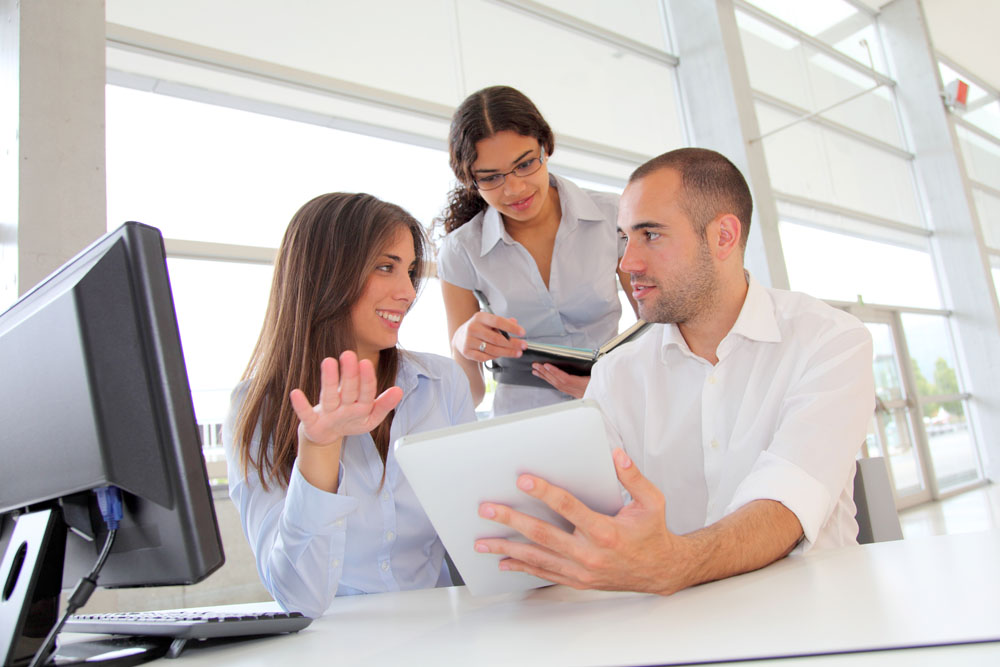
%> input picture lulu.jpg, 1000 x 667 px
$ octave collection.m   (GNU Octave 9; MATLAB toolbox functions it lacks are replaced by stand-ins)
%> lines starting %> are read from the running program, lines starting %| are printed output that depends on the picture

clc
clear
tic
RGB= imread ('C:\学习\我的程序\最近研究\lulu.jpg');%读入像
%> RGB is the input picture: size 667x1000x3 uint8; mean R, G, B 196.4, 188.3, 186.3
img=rgb2gray(RGB);

[m,n]=size(img);
%> m = 667; n = 1000
subplot(2,2,1),imshow(img);title(' 图一 原图像')
subplot(2,2,2),imhist(img);title(' 图二 原图像的灰度直方图')
 hold off;
 img=double(img);
%> img: size 667x1000 double
for i=1:200
    c1(1)=25;
    c2(1)=150;
    c3(1)=225;%选择三个初始聚类中心
    r=abs(img-c1(i));
    g=abs(img-c2(i));
    b=abs(img-c3(i));%计算各像素灰度与聚类中心的距离
    r_g=r-g;
    g_b=g-b;
    r_b=r-b;
    n_r=find(r_g<=0&r_b<=0);%寻找最小的聚类中心
    n_g=find(r_g>0&g_b<=0);%寻找中间的一个聚类中心
    n_b=find(g_b>0&r_b>0);%寻找最大的聚类中心
    i=i+1;
    c1(i)=sum(img(n_r))/length(n_r);%将所有低灰度求和取平均，作为下一个低灰度中心
    c2(i)=sum(img(n_g))/length(n_g);%将所有低灰度求和取平均，作为下一个中间灰度中心
    c3(i)=sum(img(n_b))/length(n_b);%将所有低灰度求和取平均，作为下一个高灰度中心
    d1(i)=abs(c1(i)-c1(i-1));
    d2(i)=abs(c2(i)-c2(i-1));
    d3(i)=abs(c3(i)-c3(i-1));
    if d1(i)<=0.001&&d2(i)<=0.001&&d3(i)<=0.001
        R=c1(i);
        G=c2(i);
        B=c3(i);
        k=i;
        break;
    end
end
%> this loop made 8 passes
%> (R, G, B) on pass 8: (71.02, 172.8, 230.6)
%> pass 1, `r=abs(img-c1(i));`:
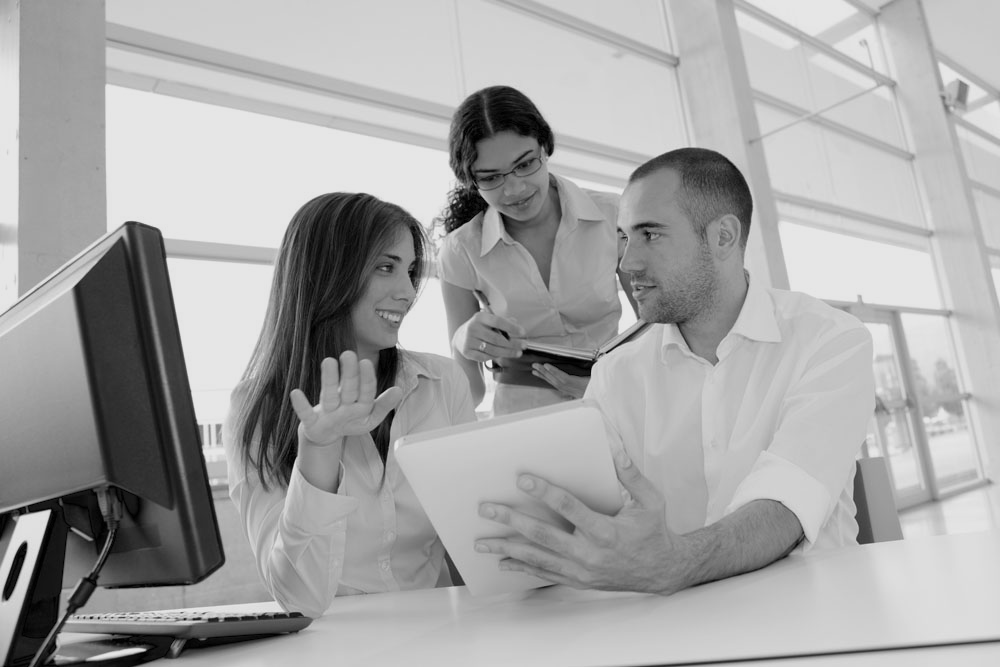
%> r: size 667x1000 double; min 0, max 230, mean 165.8
%> pass 1, `g=abs(img-c2(i));`:
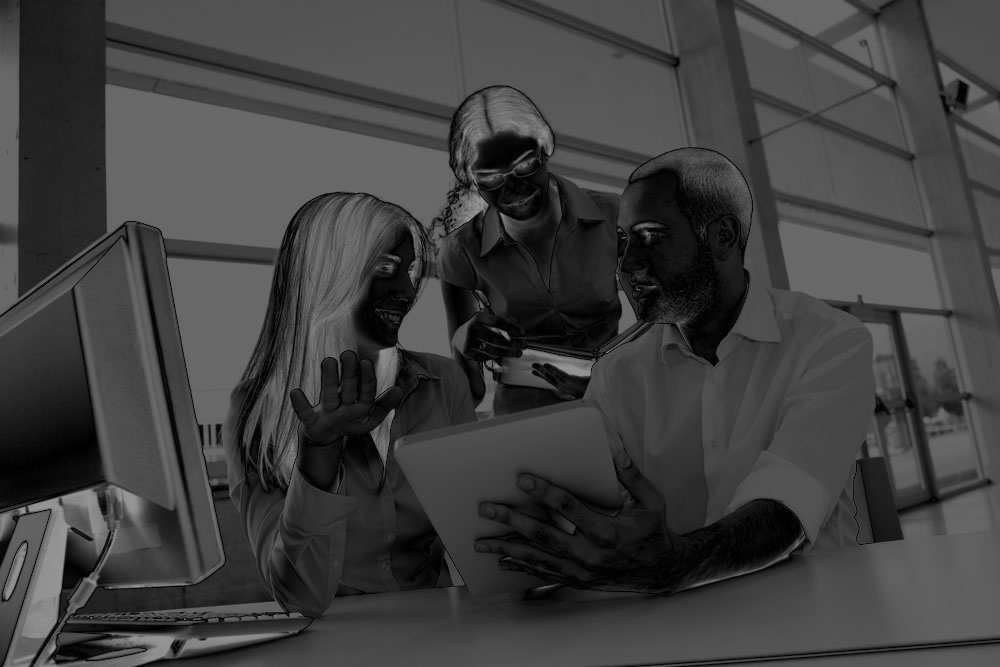
%> g: size 667x1000 double; min 0, max 150, mean 63.7
%> pass 1, `b=abs(img-c3(i));`:
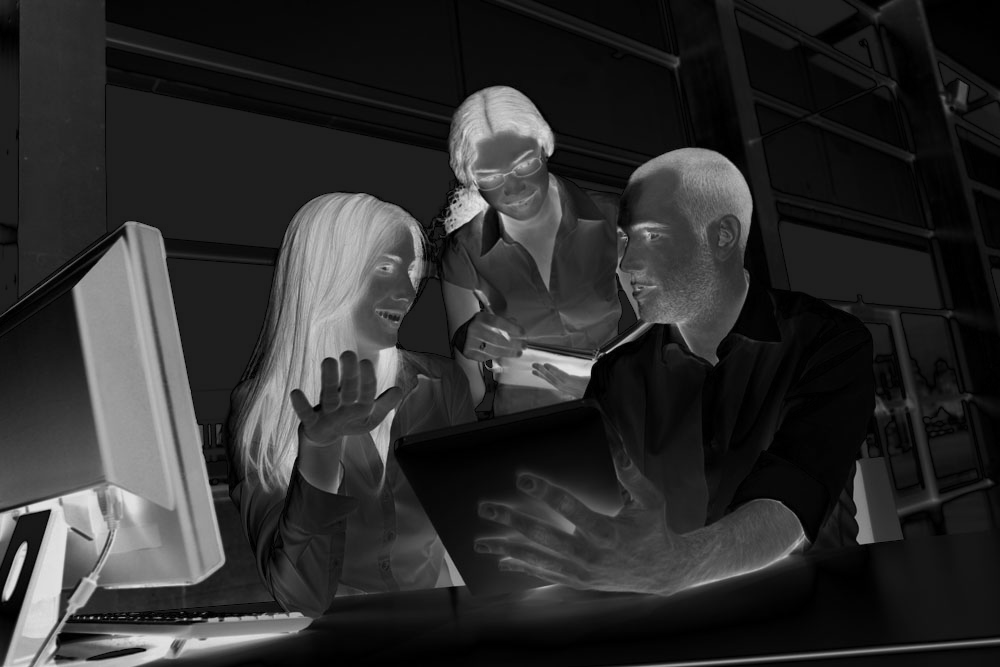
%> b: size 667x1000 double; min 0, max 225, mean 45.2
%> pass 1, `r_g=r-g;`:
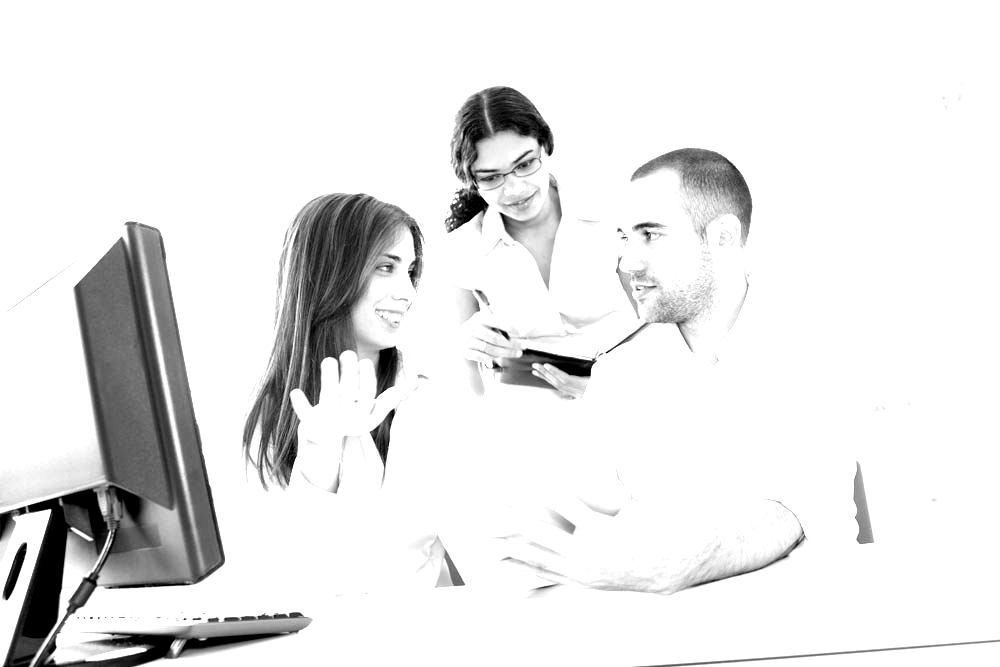
%> r_g: size 667x1000 double; min -125, max 125, mean 102.1; drawn with min black and max white
%> after the loop, c1 = [25 58.87 65.96 68.38 69.86 70.22 70.62 71.02 71.02]; c2 = [150 155.9 163.8 167.8 170.1 170.9 171.8 172.8 172.8]; c3 = [225 225.8 227.1 228.6 229.4 229.8 230.2 230.6 230.6]; d1 = [0 33.87 7.09 2.42 1.48 0.354 0.403 0.403 0]; d2 = [0 5.89 7.92 4.02 2.24 0.809 0.952 0.948 0]; d3 = [0 0.842 1.24 1.5 0.821 0.35 0.423 0.431 0]; k = 9

R
%> R = 71.02
G
%> G = 172.8
B
%> B = 230.6

img=uint8(img);
img(find(img<R))=10
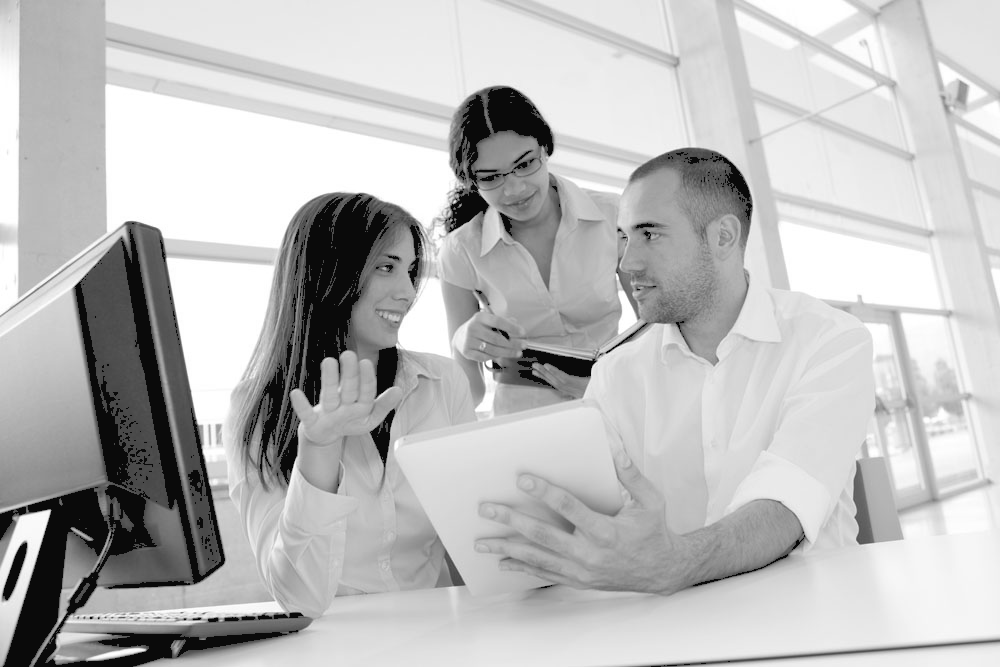
%> img: size 667x1000 uint8; min 10, max 255, mean 188.2
img(find(img>R&img<G))=100
img(find(img>G))=240
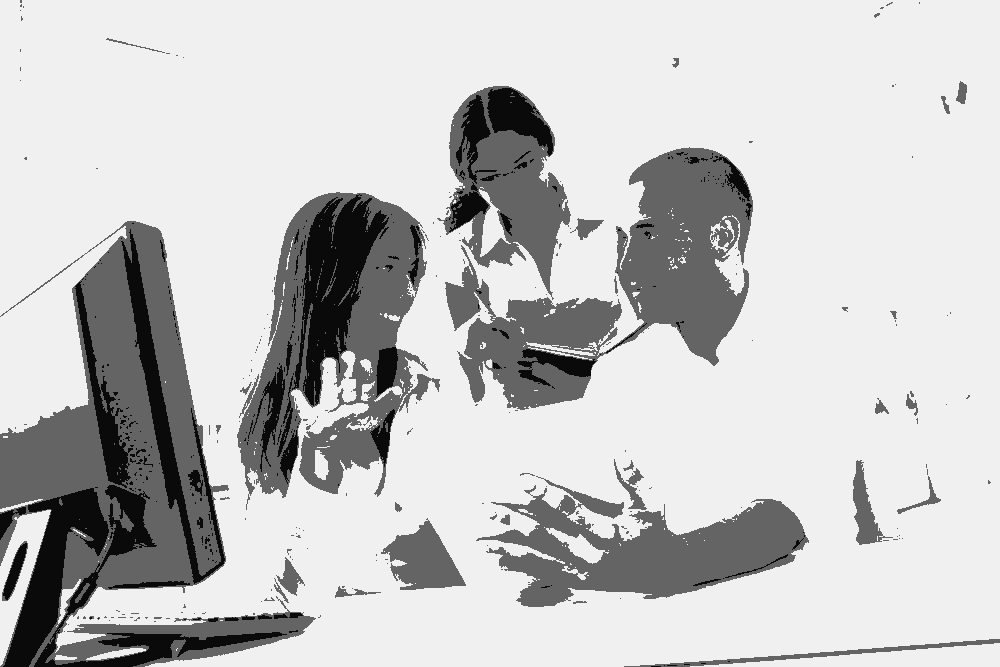
%> img: size 667x1000 uint8; min 10, max 240, mean 196.8
toc
subplot(2,2,3),imshow(img);title(' 图三 聚类后的图像')
subplot(2,2,4),imhist(img);title(' 图四 聚类后的图像直方图')
%> after `title(' 图四 聚类后的图像直方图')`:
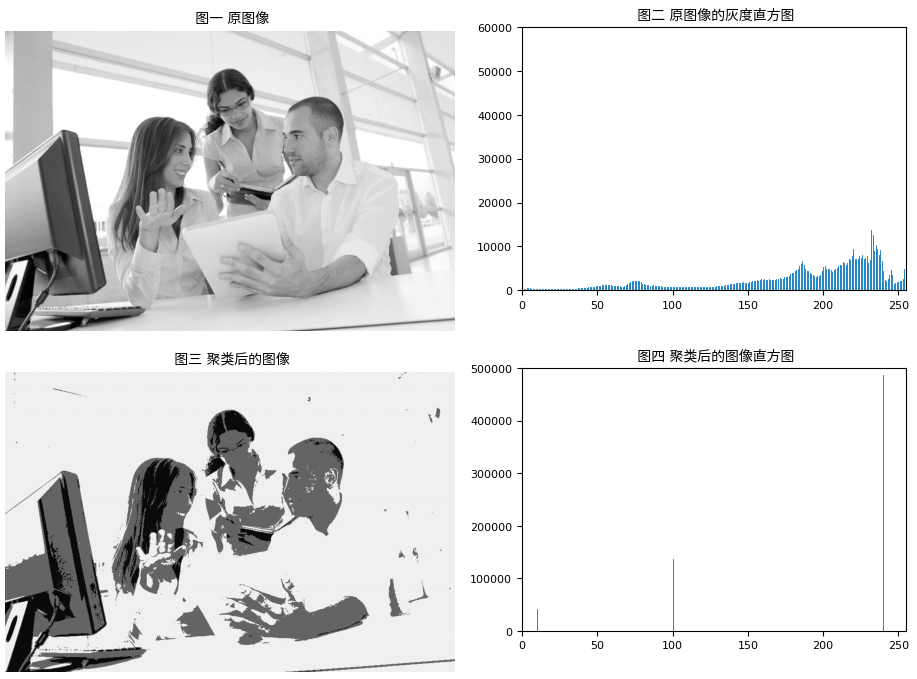
%> figure redrawn from the program's plot data, 4 panels
